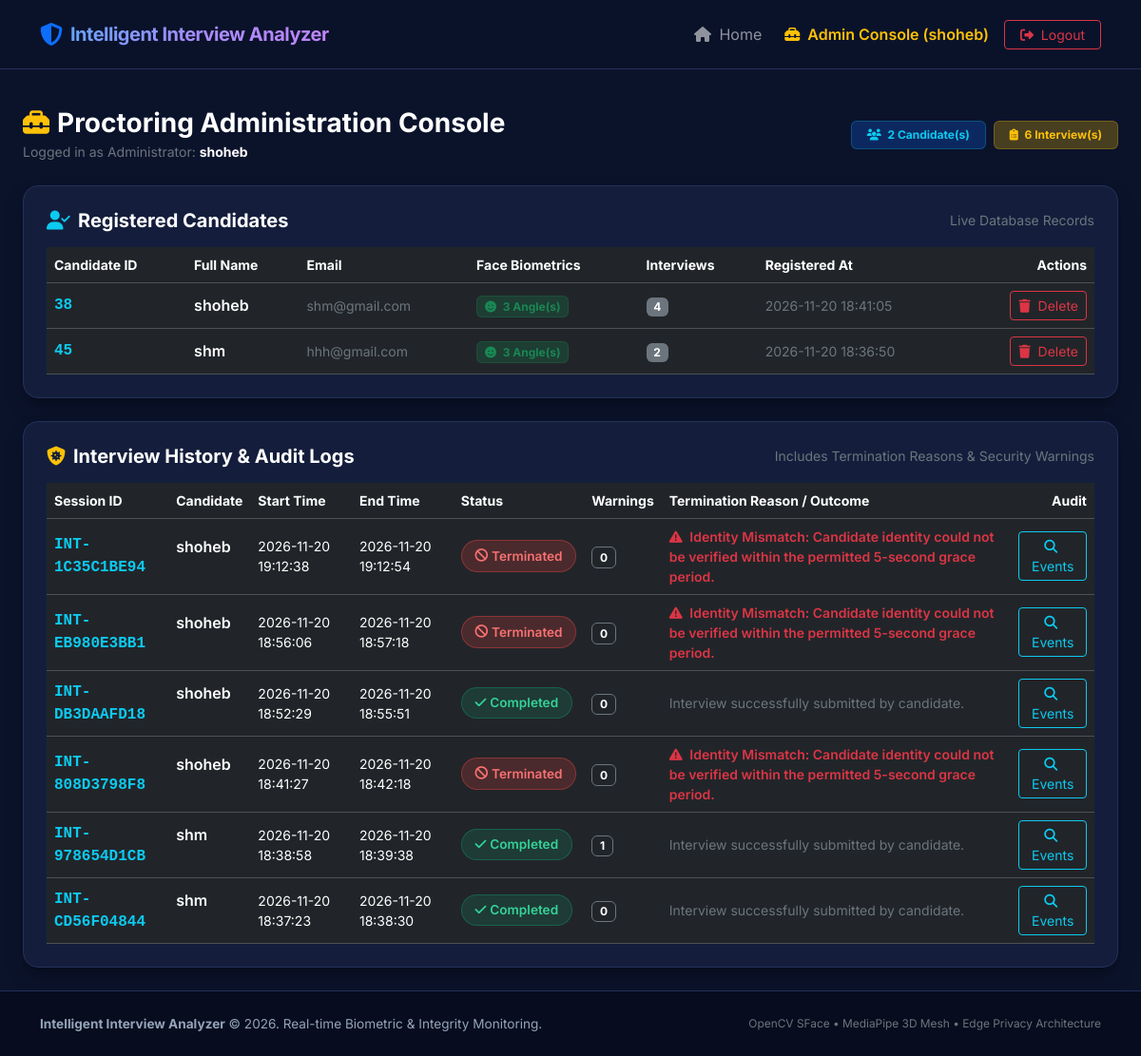
Screenshot of /admin/dashboard (signed in) with the database file from the repository.
### tables this page shows
CREATE TABLE candidates (
        id INTEGER PRIMARY KEY AUTOINCREMENT,
        candidate_id TEXT UNIQUE NOT NULL,
        full_name TEXT NOT NULL,
        email TEXT UNIQUE NOT NULL,
        password_hash TEXT NOT NULL,
        created_at TIMESTAMP DEFAULT CURRENT_TIMESTAMP
    );

CREATE TABLE interviews (
        id INTEGER PRIMARY KEY AUTOINCREMENT,
        session_id TEXT UNIQUE NOT NULL,
        candidate_id TEXT NOT NULL,
        status TEXT NOT NULL DEFAULT 'in_progress', -- 'in_progress', 'completed', 'terminated'
        start_time TIMESTAMP DEFAULT CURRENT_TIMESTAMP,
        end_time TIMESTAMP,
        warning_count INTEGER DEFAULT 0,
        termination_reason TEXT,
        final_notes TEXT,
        FOREIGN KEY (candidate_id) REFERENCES candidates(candidate_id) ON DELETE CASCADE
    );

### routes/admin.py (the view)
    def wrapper(*args, **kwargs):
        if session.get('user_type') != 'admin' or not session.get('admin_id'):
            flash("Administrator login required.", "warning")
            return redirect(url_for('auth.admin_login'))
        return view_func(*args, **kwargs)

### database/db.py (called while the page is built)
def get_db_connection():
    conn = sqlite3.connect(Config.DATABASE, timeout=10.0)
    conn.row_factory = sqlite3.Row
    conn.execute("PRAGMA foreign_keys = ON")
    return conn

def get_all_candidates():
    conn = get_db_connection()
    cursor = conn.cursor()
    cursor.execute("""
    SELECT c.*,
           COUNT(DISTINCT fe.id) as embedding_count,
           COUNT(DISTINCT i.id) as interview_count,
           MAX(i.start_time) as last_interview_time
    FROM candidates c
    LEFT JOIN face_embeddings fe ON c.candidate_id = fe.candidate_id
    LEFT JOIN interviews i ON c.candidate_id = i.candidate_id
    GROUP BY c.candidate_id
    ORDER BY c.created_at DESC
    """)
    rows = cursor.fetchall()
    conn.close()
    return [dict(r) for r in rows]

def get_all_interviews():
    conn = get_db_connection()
    cursor = conn.cursor()
    cursor.execute("""
    SELECT i.*, c.full_name, c.email
    FROM interviews i
    JOIN candidates c ON i.candidate_id = c.candidate_id
    ORDER BY i.start_time DESC
    """)
    rows = cursor.fetchall()
    conn.close()
    return [dict(r) for r in rows]

### routes/admin.py (called while the page is built)
def admin_login_required(view_func):
    def wrapper(*args, **kwargs):
        if session.get('user_type') != 'admin' or not session.get('admin_id'):
            flash("Administrator login required.", "warning")
            return redirect(url_for('auth.admin_login'))
        return view_func(*args, **kwargs)
    wrapper.__name__ = view_func.__name__
    return wrapper

@admin_bp.route('/dashboard')
@admin_login_required
def dashboard():
    candidates = db.get_all_candidates()
    interviews = db.get_all_interviews()
    return render_template(
        'admin.html',
        candidates=candidates,
        interviews=interviews,
        admin_username=session.get('admin_username')
    )

### templates/admin.html (shortened to what this page needs)
{% extends "base.html" %}
{% block content %}
<div class="container-fluid px-4 py-4">
  <div class="d-flex justify-content-between align-items-center mb-4 flex-wrap gap-2">
    <div>
      <h3 class="fw-bold mb-0 text-white"><i class="fa-solid fa-toolbox me-2 text-warning"></i>Proctoring Administration Console</h3>
      <span class="text-secondary small">Logged in as Administrator: <strong class="text-white">{{ admin_username }}</strong></span>
    </div>
    <div class="d-flex gap-2">
      <span class="badge bg-primary bg-opacity-25 text-info border border-info border-opacity-25 px-3 py-2">
        <i class="fa-solid fa-users me-1"></i> {{ candidates|length }} Candidate(s)
      </span>
      <span class="badge bg-warning bg-opacity-25 text-warning border border-warning border-opacity-25 px-3 py-2">
        <i class="fa-solid fa-clipboard-list me-1"></i> {{ interviews|length }} Interview(s)
      </span>
    </div>
  </div>
  <div class="custom-card p-4 mb-4">
    <div class="d-flex justify-content-between align-items-center mb-3">
      <h5 class="fw-bold mb-0 text-white"><i class="fa-solid fa-user-check me-2 text-info"></i>Registered Candidates</h5>
      <span class="small text-secondary">Live Database Records</span>
    </div>
    {% if candidates %}
      <div class="table-responsive">
        <table class="table table-dark table-hover align-middle mb-0">
          <thead class="text-secondary small">
            <tr>
              <th>Candidate ID</th>
              <th>Full Name</th>
              <th>Email</th>
              <th>Face Biometrics</th>
              <th>Interviews</th>
              <th>Registered At</th>
              <th class="text-end">Actions</th>
            </tr>
          </thead>
          <tbody>
            {% for c in candidates %}
              <tr>
                <td class="font-monospace fw-bold text-info">{{ c.candidate_id }}</td>
                <td class="fw-semibold text-white">{{ c.full_name }}</td>
                <td class="text-secondary small">{{ c.email }}</td>
                <td>
                  <span class="badge bg-success bg-opacity-25 text-success border border-success border-opacity-25">
                    <i class="fa-solid fa-face-smile me-1"></i> {{ c.embedding_count }} Angle(s)
                  </span>
                </td>
                <td>
                  <span class="badge bg-secondary">{{ c.interview_count }}</span>
                </td>
                <td class="small text-secondary">{{ c.created_at }}</td>
                <td class="text-end">
                  <form method="POST" action="{{ url_for('admin.delete_candidate_record', candidate_id=c.candidate_id) }}" onsubmit="return confirm('Are you sure you want to delete candidate {{ c.candidate_id }} and all associated biometric and interview data? This action is irreversible.');" class="d-inline">
                    <button type="submit" class="btn btn-outline-danger btn-sm" title="Delete Candidate">
                      <i class="fa-solid fa-trash me-1"></i> Delete
                    </button>
                  </form>
                </td>
              </tr>
            {% endfor %}
          </tbody>
        </table>
      </div>
    {% else %}
      <div class="text-center py-4 text-secondary">
        <p class="mb-0">No registered candidates found in the database.</p>
      </div>
    {% endif %}
  </div>
  <div class="custom-card p-4">
    <div class="d-flex justify-content-between align-items-center mb-3">
      <h5 class="fw-bold mb-0 text-white"><i class="fa-solid fa-shield-virus me-2 text-warning"></i>Interview History & Audit Logs</h5>
      <span class="small text-secondary">Includes Termination Reasons & Security Warnings</span>
    </div>
    {% if interviews %}
      <div class="table-responsive">
        <table class="table table-dark table-hover align-middle mb-0">
          <thead class="text-secondary small">
            <tr>
              <th>Session ID</th>
              <th>Candidate</th>
              <th>Start Time</th>
              <th>End Time</th>
              <th>Status</th>
              <th>Warnings</th>
              <th>Termination Reason / Outcome</th>
              <th class="text-end">Audit</th>
            </tr>
          </thead>
          <tbody>
            {% for itv in interviews %}
              <tr>
                <td class="font-monospace fw-bold text-info">{{ itv.session_id }}</td>
                <td>
                  <div class="fw-semibold text-white">{{ itv.full_name }}</div>
                  <div class="text-muted small font-monospace">{{ itv.candidate_id }}</div>
                </td>
                <td class="small">{{ itv.start_time }}</td>
                <td class="small">{{ itv.end_time or '-' }}</td>
                <td>
                  {% if itv.status == 'completed' %}
                    <span class="status-pill status-pill-green"><i class="fa-solid fa-check me-1"></i> Completed</span>
                  {% elif itv.status == 'terminated' %}
                    <span class="status-pill status-pill-red"><i class="fa-solid fa-ban me-1"></i> Terminated</span>
                  {% else %}
                    <span class="status-pill status-pill-yellow"><i class="fa-solid fa-spinner fa-spin me-1"></i> In Progress</span>
                  {% endif %}
                </td>
                <td>
                  <span class="badge {{ 'bg-danger' if itv.warning_count > 2 else 'bg-dark border border-secondary text-white' }}">
                    {{ itv.warning_count }}
                  </span>
                </td>
                <td class="small">
                  {% if itv.termination_reason %}
                    <span class="text-danger fw-semibold"><i class="fa-solid fa-triangle-exclamation me-1"></i> {{ itv.termination_reason }}</span>
                  {% elif itv.final_notes %}
                    <span class="text-secondary">{{ itv.final_notes }}</span>
                  {% else %}
                    <span class="text-muted">-</span>
                  {% endif %}
                </td>
                <td class="text-end">
                  <button type="button" class="btn btn-outline-info btn-sm" onclick="viewAuditTrail('{{ itv.session_id }}')">
                    <i class="fa-solid fa-magnifying-glass me-1"></i> Events
                  </button>
                </td>
              </tr>
            {% endfor %}
          </tbody>
        </table>
      </div>
    {% else %}
      <div class="text-center py-4 text-secondary">
        <p class="mb-0">No interview sessions recorded yet.</p>
      </div>
    {% endif %}
  </div>
</div>
{% endblock %}

### templates/base.html (shortened to what this page needs)
<!DOCTYPE html>
<html lang="en">
<head>
  <link href="https://cdn.jsdelivr.net/npm/bootstrap@5.3.3/dist/css/bootstrap.min.css" rel="stylesheet">
  <link rel="stylesheet" href="https://cdnjs.cloudflare.com/ajax/libs/font-awesome/6.5.2/css/all.min.css">
  <link rel="stylesheet" href="{{ url_for('static', filename='css/style.css') }}">
</head>
<body>
  <nav class="navbar navbar-expand-lg navbar-dark navbar-custom sticky-top py-3">
    <div class="container">
      <a class="navbar-brand d-flex align-items-center gap-2" href="{{ url_for('index') }}">
        <i class="fa-solid fa-shield-halved text-primary fs-4"></i>
        <span class="brand-title fs-5">Intelligent Interview Analyzer</span>
      </a>
      <div class="collapse navbar-collapse" id="navContent">
        <ul class="navbar-nav ms-auto align-items-center gap-2">
          <li class="nav-item">
            <a class="nav-link" href="{{ url_for('index') }}"><i class="fa-solid fa-house me-1"></i> Home</a>
          </li>
          {% if session.get('user_type') == 'candidate' %}
            <li class="nav-item">
              <a class="nav-link text-info fw-semibold" href="{{ url_for('candidate.dashboard') }}">
                <i class="fa-solid fa-user-circle me-1"></i> {{ session.get('full_name', 'Candidate') }}
              </a>
            </li>
            <li class="nav-item">
              <a class="btn btn-outline-danger btn-sm px-3" href="{{ url_for('auth.logout') }}">
                <i class="fa-solid fa-right-from-bracket me-1"></i> Logout
              </a>
            </li>
          {% elif session.get('user_type') == 'admin' %}
            <li class="nav-item">
              <a class="nav-link text-warning fw-semibold" href="{{ url_for('admin.dashboard') }}">
                <i class="fa-solid fa-toolbox me-1"></i> Admin Console ({{ session.get('admin_username') }})
              </a>
            </li>
            <li class="nav-item">
              <a class="btn btn-outline-danger btn-sm px-3" href="{{ url_for('auth.admin_logout') }}">
                <i class="fa-solid fa-right-from-bracket me-1"></i> Logout
              </a>
            </li>
          {% endif %}
        </ul>
      </div>
    </div>
  </nav>
  <main class="flex-grow-1">
    {% block content %}{% endblock %}
  </main>
  <footer class="py-4 text-center">
    <div class="container">
      <div class="d-flex flex-column flex-md-row justify-content-between align-items-center gap-2">
        <div>
          <strong>Intelligent Interview Analyzer</strong> &copy; 2026. Real-time Biometric & Integrity Monitoring.
        </div>
        <div class="text-secondary small">
          OpenCV SFace &bull; MediaPipe 3D Mesh &bull; Edge Privacy Architecture
        </div>
      </div>
    </div>
  </footer>
</body>
</html>

### static/css/style.css (style rules this page uses)
:root { --navy-darkest: #070d1e; --navy-dark: #0b132b; --navy-card: #141e3c; --navy-border: #23315a; --purple-accent: #7c3aed; --purple-glow: rgba(124, 58, 237, 0.35); --blue-accent: #2563eb; --cyan-accent: #06b6d4; --text-primary: #f8fafc; --text-muted: #94a3b8; --green-status: #10b981; --yellow-status: #f59e0b; --red-status: #ef4444; }
body { background-color: var(--navy-dark); color: var(--text-primary); font-family: 'Inter', system-ui, -apple-system, BlinkMacSystemFont, "Segoe UI", Roboto, sans-serif; min-height: 100vh; display: flex; flex-direction: column; }
.navbar-custom { background: rgba(11, 19, 43, 0.92); backdrop-filter: blur(12px); border-bottom: 1px solid var(--navy-border); }
.brand-title { font-weight: 700; letter-spacing: -0.5px; background: linear-gradient(135deg, #60a5fa, #a78bfa, #c084fc); -webkit-background-clip: text; -webkit-text-fill-color: transparent; }
.custom-card { background: var(--navy-card); border: 1px solid var(--navy-border); border-radius: 1rem; box-shadow: 0 10px 25px -5px rgba(0, 0, 0, 0.3), 0 8px 10px -6px rgba(0, 0, 0, 0.2); transition: transform 0.2s ease, box-shadow 0.2s ease; }
.status-pill { display: inline-flex; align-items: center; padding: 0.35rem 0.85rem; border-radius: 9999px; font-weight: 600; font-size: 0.85rem; }
.status-pill-green { background: rgba(16, 185, 129, 0.15); color: #34d399; border: 1px solid rgba(16, 185, 129, 0.3); }
.status-pill-red { background: rgba(239, 68, 68, 0.2); color: #f87171; border: 1px solid rgba(239, 68, 68, 0.4); }
footer { margin-top: auto; border-top: 1px solid var(--navy-border); background: var(--navy-darkest); color: var(--text-muted); font-size: 0.85rem; }

### rows the page displays
candidates: get "shoheb", full_name "shoheb", candidate_id "38", email "shm@gmail.com", embedding_count "3", interview_count "4", created_at "2026-11-20 18:41:05"
candidates: candidate_id "45", full_name "shm", email "hhh@gmail.com", embedding_count "3", interview_count "2", created_at "2026-11-20 18:36:50"
interviews: session_id "INT-1C35C1BE94", full_name "shoheb", start_time "2026-11-20 19:12:38", end_time "2026-11-20 19:12:54", status "terminated" (drawn), warning_count "0", termination_reason "Identity Mismatch: Candidate identity could not be verified within the permitted 5-second grace period."
interviews: session_id "INT-EB980E3BB1", full_name "shoheb", start_time "2026-11-20 18:56:06", end_time "2026-11-20 18:57:18", status "terminated" (drawn), warning_count "0", termination_reason "Identity Mismatch: Candidate identity could not be verified within the permitted 5-second grace period."
interviews: session_id "INT-DB3DAAFD18", full_name "shoheb", start_time "2026-11-20 18:52:29", end_time "2026-11-20 18:55:51", status "completed" (drawn), warning_count "0", final_notes "Interview successfully submitted by candidate."
interviews: session_id "INT-808D3798F8", full_name "shoheb", start_time "2026-11-20 18:41:27", end_time "2026-11-20 18:42:18", status "terminated" (drawn), warning_count "0", termination_reason "Identity Mismatch: Candidate identity could not be verified within the permitted 5-second grace period."
interviews: session_id "INT-978654D1CB", full_name "shm", start_time "2026-11-20 18:38:58", end_time "2026-11-20 18:39:38", status "completed" (drawn), warning_count "1", final_notes "Interview successfully submitted by candidate."
interviews: session_id "INT-CD56F04844", full_name "shm", start_time "2026-11-20 18:37:23", end_time "2026-11-20 18:38:30", status "completed" (drawn), warning_count "0", final_notes "Interview successfully submitted by candidate."

### other values shown
{{ candidates|length }} "2"
{{ interviews|length }} "6"
